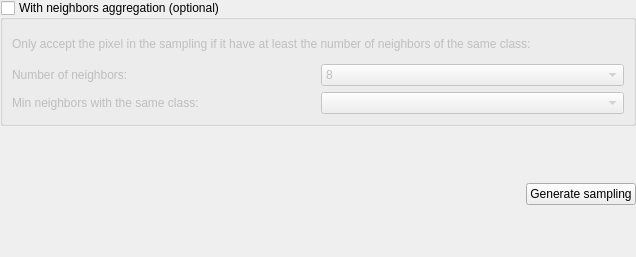
<?xml version="1.0" encoding="UTF-8"?>
<ui version="4.0">
 <class>Form</class>
 <widget class="QWidget" name="Form">
  <property name="geometry">
   <rect>
    <x>0</x>
    <y>0</y>
    <width>636</width>
    <height>257</height>
   </rect>
  </property>
  <property name="windowTitle">
   <string>Form</string>
  </property>
  <layout class="QVBoxLayout" name="verticalLayout">
   <property name="margin">
    <number>0</number>
   </property>
   <item>
    <widget class="QGroupBox" name="groupBox_neighbour_aggregation">
     <property name="title">
      <string>With neighbors aggregation (optional)</string>
     </property>
     <property name="checkable">
      <bool>true</bool>
     </property>
     <property name="checked">
      <bool>false</bool>
     </property>
     <layout class="QVBoxLayout" name="verticalLayout_2">
      <item>
       <widget class="QWidget" name="widget_neighbour_aggregation" native="true">
        <layout class="QVBoxLayout" name="verticalLayout_3">
         <property name="margin">
          <number>0</number>
         </property>
         <item>
          <widget class="QLabel" name="label">
           <property name="text">
            <string>Only accept the pixel in the sampling if it have at least the number of neighbors of the same class:</string>
           </property>
           <property name="alignment">
            <set>Qt::AlignJustify|Qt::AlignVCenter</set>
           </property>
           <property name="wordWrap">
            <bool>true</bool>
           </property>
          </widget>
         </item>
         <item>
          <widget class="QWidget" name="widget_2" native="true">
           <layout class="QGridLayout" name="gridLayout">
            <property name="margin">
             <number>0</number>
            </property>
            <item row="0" column="1">
             <widget class="QComboBox" name="number_of_neighbors">
              <item>
               <property name="text">
                <string>8</string>
               </property>
              </item>
              <item>
               <property name="text">
                <string>24</string>
               </property>
              </item>
             </widget>
            </item>
            <item row="0" column="0">
             <widget class="QLabel" name="label_16">
              <property name="text">
               <string>Number of neighbors:</string>
              </property>
             </widget>
            </item>
            <item row="1" column="0">
             <widget class="QLabel" name="label_2">
              <property name="text">
               <string>Min neighbors with the same class:</string>
              </property>
             </widget>
            </item>
            <item row="1" column="1">
             <widget class="QComboBox" name="same_class_of_neighbors"/>
            </item>
           </layout>
          </widget>
         </item>
        </layout>
       </widget>
      </item>
     </layout>
    </widget>
   </item>
   <item>
    <widget class="QWidget" name="widget" native="true">
     <layout class="QHBoxLayout" name="horizontalLayout">
      <property name="margin">
       <number>0</number>
      </property>
      <item>
       <spacer name="horizontalSpacer">
        <property name="orientation">
         <enum>Qt::Horizontal</enum>
        </property>
        <property name="sizeHint" stdset="0">
         <size>
          <width>40</width>
          <height>20</height>
         </size>
        </property>
       </spacer>
      </item>
      <item>
       <widget class="QPushButton" name="buttonGenerateSampling">
        <property name="text">
         <string>Generate sampling</string>
        </property>
       </widget>
      </item>
     </layout>
    </widget>
   </item>
  </layout>
 </widget>
 <resources/>
 <connections>
  <connection>
   <sender>groupBox_neighbour_aggregation</sender>
   <signal>clicked(bool)</signal>
   <receiver>widget_neighbour_aggregation</receiver>
   <slot>setVisible(bool)</slot>
   <hints>
    <hint type="sourcelabel">
     <x>57</x>
     <y>12</y>
    </hint>
    <hint type="destinationlabel">
     <x>14</x>
     <y>77</y>
    </hint>
   </hints>
  </connection>
 </connections>
</ui>
